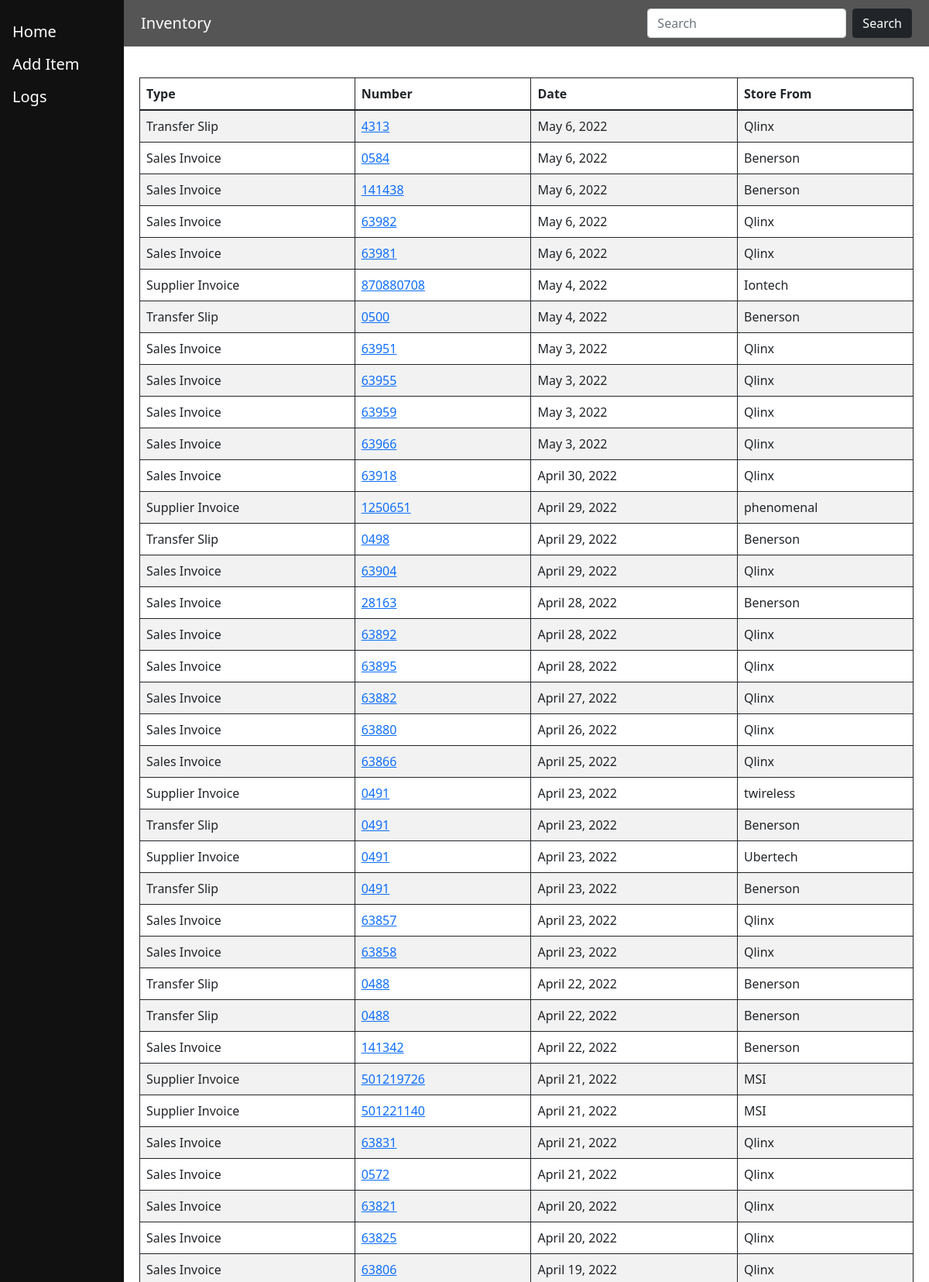
Screenshot of /searchreceipt/ (signed in, upper part) with the database file from the repository.
### inventory/models.py (models this page shows, shortened)
class Receipt(models.Model):
    number = models.CharField(max_length=50)
    date = models.DateField()
    type = models.CharField(max_length=100) # supplier invoice, transfer slip, sales invoice
    store = models.CharField(max_length=100) # source of stock
    quantities = models.CharField(max_length=500)

### inventory/views.py (the view)
# urls.py: path('searchreceipt/', views.searchReceipt, name='SearchReceipt'),
def searchReceipt(response):
    all_receipts = Receipt.objects.order_by('date').reverse()
    if response.method == "POST":
        if response.POST.get("search_receipt"):
            search = response.POST.get("receipt_searched")
            results = Receipt.objects.filter(number=search)
            return render(response, 'inventory/searchreceipt.html', {"receipt_set": results})
    return render(response, 'inventory/searchreceipt.html', {"receipt_set": all_receipts})

### inventory/templates/inventory/searchreceipt.html (shortened to what this page needs)
{% extends 'inventory/base.html' %}
{% block search %}
<form class="d-flex" method="POST">
  <input class="form-control me-2" type="search" placeholder="Search" aria-label="Search" name="receipt_searched">
  <button class="btn btn-dark" type="submit" name="search_receipt" value="search_receipt">Search</button>
</form>
{% endblock %}
{% block content %}
	<table class="table table-striped table-bordered border-dark" style="margin-top:20px">
		<thead>
			<tr>
				<th scope="col">Type</th>
				<th scope="col">Number</th>
				<th scope="col">Date</th>
				<th scope="col">Store From</th>
			</tr>
		</thead>
		<tbody>
			{% for receipt in receipt_set %}
				<tr>
					<td>{{receipt.type}}</td>
					<td><a href="http://127.0.0.1:8000/r{{receipt.id}}">{{receipt.number}}</a></td>
					<td>{{receipt.date}}</td>
					<td>{{receipt.store}}</td>
				</tr>
			{% endfor %}
		</tbody>
	</table>
{% endblock %}

### rows the page displays
Receipt: type "Transfer Slip", number "4313", date "May 6, 2022", store "Qlinx"
Receipt: type "Sales Invoice", number "0584", date "May 6, 2022", store "Benerson"
Receipt: type "Sales Invoice", number "141438", date "May 6, 2022", store "Benerson"
Receipt: type "Sales Invoice", number "63982", date "May 6, 2022", store "Qlinx"
Receipt: type "Sales Invoice", number "63981", date "May 6, 2022", store "Qlinx"
Receipt: type "Supplier Invoice", number "870880708", date "May 4, 2022", store "Iontech"
Receipt: type "Transfer Slip", number "0500", date "May 4, 2022", store "Benerson"
Receipt: type "Sales Invoice", number "63951", date "May 3, 2022", store "Qlinx"
Receipt: type "Sales Invoice", number "63955", date "May 3, 2022", store "Qlinx"
Receipt: type "Sales Invoice", number "63959", date "May 3, 2022", store "Qlinx"
Receipt: type "Sales Invoice", number "63966", date "May 3, 2022", store "Qlinx"
Receipt: type "Sales Invoice", number "63918", date "April 30, 2022", store "Qlinx"
Receipt: type "Supplier Invoice", number "1250651", date "April 29, 2022", store "phenomenal"
Receipt: type "Transfer Slip", number "0498", date "April 29, 2022", store "Benerson"
Receipt: type "Sales Invoice", number "63904", date "April 29, 2022", store "Qlinx"
Receipt: type "Sales Invoice", number "28163", date "April 28, 2022", store "Benerson"
Receipt: type "Sales Invoice", number "63892", date "April 28, 2022", store "Qlinx"
Receipt: type "Sales Invoice", number "63895", date "April 28, 2022", store "Qlinx"
Receipt: type "Sales Invoice", number "63882", date "April 27, 2022", store "Qlinx"
Receipt: type "Sales Invoice", number "63880", date "April 26, 2022", store "Qlinx"
Receipt: type "Sales Invoice", number "63866", date "April 25, 2022", store "Qlinx"
Receipt: type "Supplier Invoice", number "0491", date "April 23, 2022", store "twireless"
Receipt: type "Transfer Slip", number "0491", date "April 23, 2022", store "Benerson"
Receipt: type "Supplier Invoice", number "0491", date "April 23, 2022", store "Ubertech"
Receipt: type "Transfer Slip", number "0491", date "April 23, 2022", store "Benerson"
Receipt: type "Sales Invoice", number "63857", date "April 23, 2022", store "Qlinx"
Receipt: type "Sales Invoice", number "63858", date "April 23, 2022", store "Qlinx"
Receipt: type "Transfer Slip", number "0488", date "April 22, 2022", store "Benerson"
Receipt: type "Transfer Slip", number "0488", date "April 22, 2022", store "Benerson"
Receipt: type "Sales Invoice", number "141342", date "April 22, 2022", store "Benerson"
Receipt: type "Supplier Invoice", number "501219726", date "April 21, 2022", store "MSI"
Receipt: type "Supplier Invoice", number "501221140", date "April 21, 2022", store "MSI"
Receipt: type "Sales Invoice", number "63831", date "April 21, 2022", store "Qlinx"
Receipt: type "Sales Invoice", number "0572", date "April 21, 2022", store "Qlinx"
Receipt: type "Sales Invoice", number "63821", date "April 20, 2022", store "Qlinx"
Receipt: type "Sales Invoice", number "63825", date "April 20, 2022", store "Qlinx"
Receipt: type "Sales Invoice", number "63806", date "April 19, 2022", store "Qlinx"
